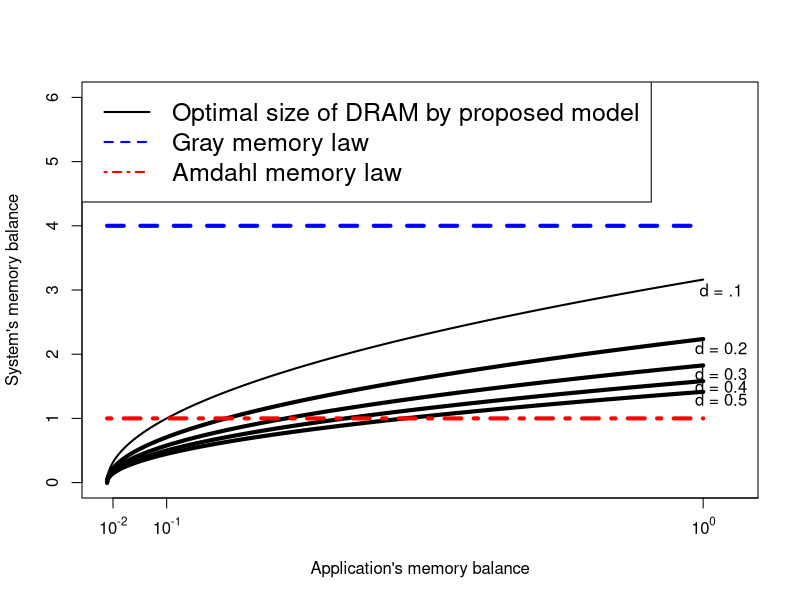

Here is the R script that generated this plot:
pdf("//Users/arghyakusumdas/Documents/MyGitProjects/MyIeeeAccessPaper/IEEEtran/IEEEtran/Figures/ModelFigures/beta_mem.pdf")
d <- 0.1

x <- seq(0, 1, by=.0001)

y <- sqrt(x/d)
plot(x, y, col='black', lwd=2, lty=1, type="l", xaxt="n", xlim=c(0, 1.05), ylim=c(0,6),
xlab="Application's memory balance",
ylab="System's memory balance")
ticks <- seq(-2, 2, by=1)
labels <- sapply(ticks, function(i) as.expression(bquote(10^ .(i))))
axis(1, at=c(0.01, 0.1, 1, 10, 100), labels=labels)
text(1.03, 3, "d = .1")

d <- .2
y <-sqrt(x/d)
lines(x, y=y, lwd=4, col="black", lty=1)
text(1.03, 2.1, "d = 0.2")
d <- .3
y <-sqrt(x/d)
lines(x, y=y, lwd=4, col="black", lty=1)
text(1.03, 1.7, "d = 0.3")
d <- .4
y <-sqrt(x/d)
lines(x, y=y, lwd=4, col="black", lty=1)
text(1.03, 1.5, "d = 0.4")

d <- .5
y <-sqrt(x/d)
lines(x, y=y, lwd=4, col="black", lty=1)
text(1.03, 1.3, "d = 0.5")






y <- 4/x*x
lines(x, y=y, lwd=4, col="blue", lty=2)

y <- 1/x*x
lines(x, y=y, lwd=4, col="red", lty=4)

legend("topleft", c("Optimal size of DRAM by proposed model", "Gray memory law", "Amdahl memory law"), col=c("black","blue","red"), lwd=c(2,2), lty=c(1,2,4), cex=1.5)